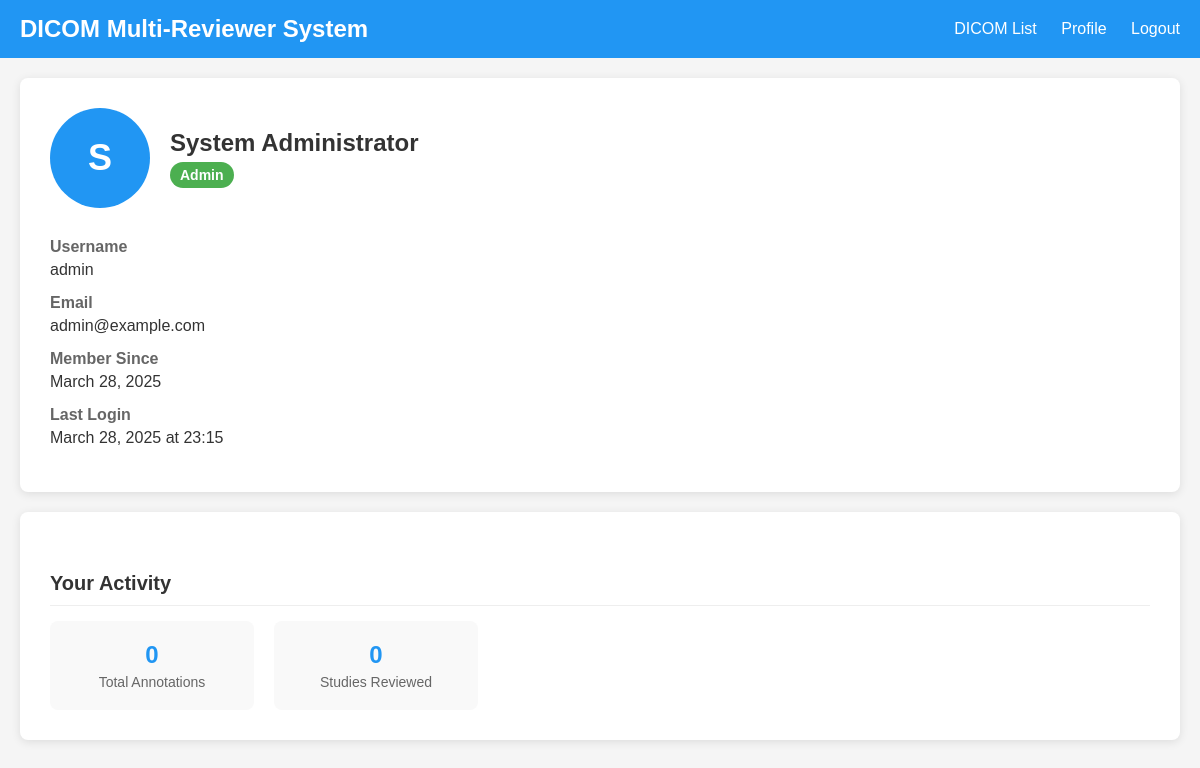
The page /profile (signed in) on the database as committed earlier.
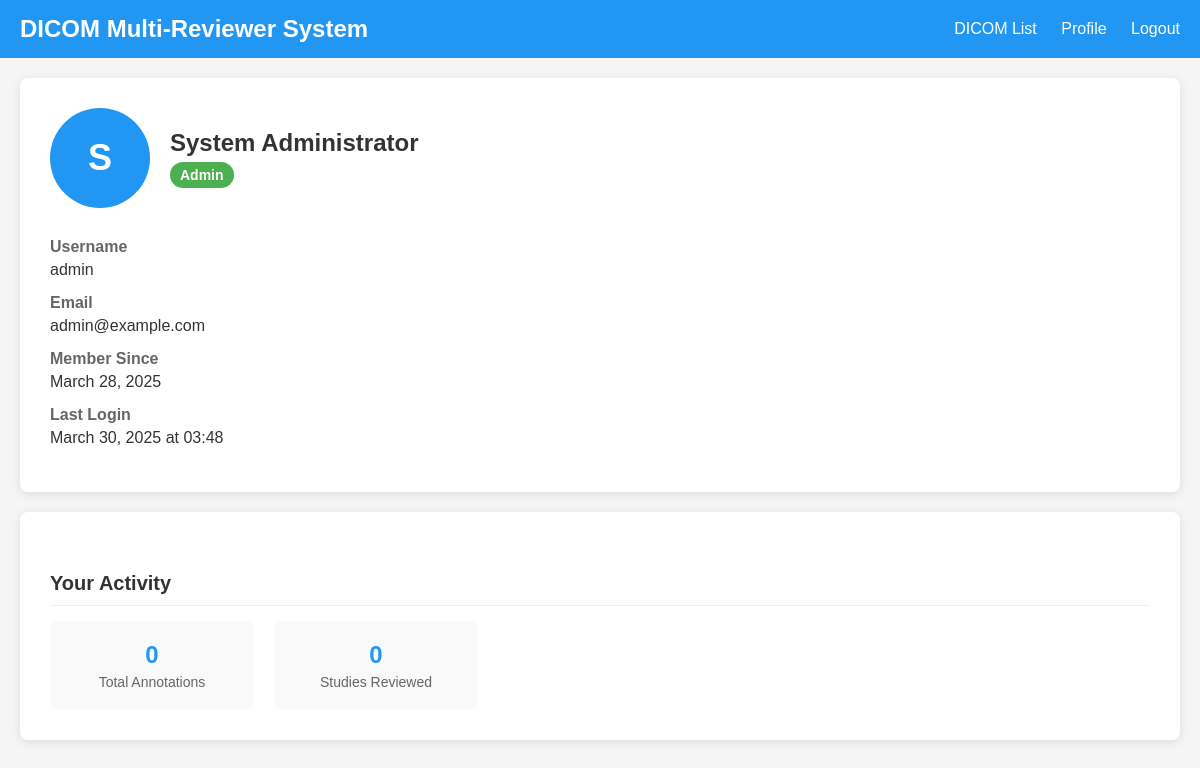
The same page on the database as committed later.
### src/dicom_reviewer/models/db/user.py (models this page shows, shortened)
class User(db.Model, UserMixin):
    __tablename__ = 'users'
    id = db.Column(db.Integer, primary_key=True)
    username = db.Column(db.String(80), unique=True, nullable=False)
    password_hash = db.Column(db.String(128), nullable=False)
    email = db.Column(db.String(120), unique=True, nullable=False)
    full_name = db.Column(db.String(150), nullable=False)
    role = db.Column(db.String(20), nullable=False, default='radiologist')
    created_at = db.Column(db.DateTime, nullable=False, default=datetime.utcnow)
    last_login = db.Column(db.DateTime, nullable=True)

### src/dicom_reviewer/main.py (the view)
@app.route('/profile')
@login_required
def profile():
    annotation_count = Annotation.query.filter_by(reviewer_id=current_user.id).count()
    studies_with_annotations = db.session.query(Annotation.study_uid).filter_by(
        reviewer_id=current_user.id
    ).distinct().count()
    return render_template('profile.html',
                          annotation_count=annotation_count,
                          study_count=studies_with_annotations)

### src/dicom_reviewer/main.py (called while the page is built)
@login_manager.user_loader
def load_user(user_id):
    return User.query.get(int(user_id))

### src/dicom_reviewer/templates/profile.html (shortened to what this page needs)
<!DOCTYPE html>
<html>
<head>
</head>
<body>
    <div class="header">
        <h1>DICOM Multi-Reviewer System</h1>
        <div class="header-links">
            <a href="{{ url_for('dicom_list') }}">DICOM List</a>
            <a href="{{ url_for('profile') }}">Profile</a>
            <a href="{{ url_for('logout') }}">Logout</a>
        </div>
    </div>
    <div class="container">
        <div class="profile-card">
            <div class="profile-header">
                <div class="profile-avatar">
                    {{ current_user.full_name[0] }}
                </div>
                <div class="profile-info">
                    <h2>{{ current_user.full_name }}</h2>
                    <span class="profile-role">{{ current_user.role|title }}</span>
                </div>
            </div>
            <div class="profile-details">
                <div class="profile-detail">
                    <label>Username</label>
                    <span>{{ current_user.username }}</span>
                </div>
                <div class="profile-detail">
                    <label>Email</label>
                    <span>{{ current_user.email }}</span>
                </div>
                <div class="profile-detail">
                    <label>Member Since</label>
                    <span>{{ current_user.created_at.strftime('%B %d, %Y') }}</span>
                </div>
                <div class="profile-detail">
                    <label>Last Login</label>
                    <span>{{ current_user.last_login.strftime('%B %d, %Y at %H:%M') if current_user.last_login else 'Never' }}</span>
                </div>
            </div>
        </div>
        <div class="profile-card">
            <div class="stats-section">
                <h3 class="stats-header">Your Activity</h3>
                <div class="stats-grid">
                    <div class="stat-card">
                        <div class="stat-value">{{ annotation_count }}</div>
                        <div class="stat-label">Total Annotations</div>
                    </div>
                    <div class="stat-card">
                        <div class="stat-value">{{ study_count }}</div>
                        <div class="stat-label">Studies Reviewed</div>
                    </div>
                </div>
            </div>
        </div>
    </div>
</body>
</html>

### src/dicom_reviewer/templates/profile.html (style rules this page uses)
body { font-family: Arial, sans-serif; margin: 0; padding: 0; background-color: #f5f5f5; }
.header { background-color: #2196F3; color: white; padding: 15px 20px; display: flex; justify-content: space-between; align-items: center; }
.header h1 { margin: 0; font-size: 24px; }
.header-links a { color: white; text-decoration: none; margin-left: 20px; }
.container { max-width: 1200px; margin: 0 auto; padding: 20px; }
.profile-card { background-color: white; border-radius: 8px; box-shadow: 0 2px 10px rgba(0, 0, 0, 0.1); padding: 30px; margin-bottom: 20px; }
.profile-header { display: flex; align-items: center; margin-bottom: 30px; }
.profile-avatar { width: 100px; height: 100px; border-radius: 50%; background-color: #2196F3; color: white; display: flex; justify-content: center; align-items: center; font-size: 36px; font-weight: bold; margin-right: 20px; }
.profile-info h2 { margin: 0 0 5px 0; color: #333; }
.profile-role { display: inline-block; background-color: #4CAF50; color: white; padding: 5px 10px; border-radius: 20px; font-size: 14px; font-weight: bold; }
.profile-details { margin-top: 20px; }
.profile-detail { margin-bottom: 15px; }
.profile-detail label { display: block; font-weight: bold; color: #666; margin-bottom: 5px; }
.profile-detail span { font-size: 16px; color: #333; }
.stats-section { margin-top: 30px; }
.stats-header { font-size: 20px; margin-bottom: 15px; color: #333; border-bottom: 1px solid #eee; padding-bottom: 10px; }
.stats-grid { display: grid; grid-template-columns: repeat(auto-fill, minmax(200px, 1fr)); gap: 20px; }
.stat-card { background-color: #f9f9f9; border-radius: 8px; padding: 20px; text-align: center; }
.stat-value { font-size: 24px; font-weight: bold; color: #2196F3; margin-bottom: 5px; }
.stat-label { color: #666; font-size: 14px; }

Rows that differ between the two databases and show on the page:
changed User "System Administrator": last_login "March 28, 2025 at 23:15" → "March 30, 2025 at 03:48"
